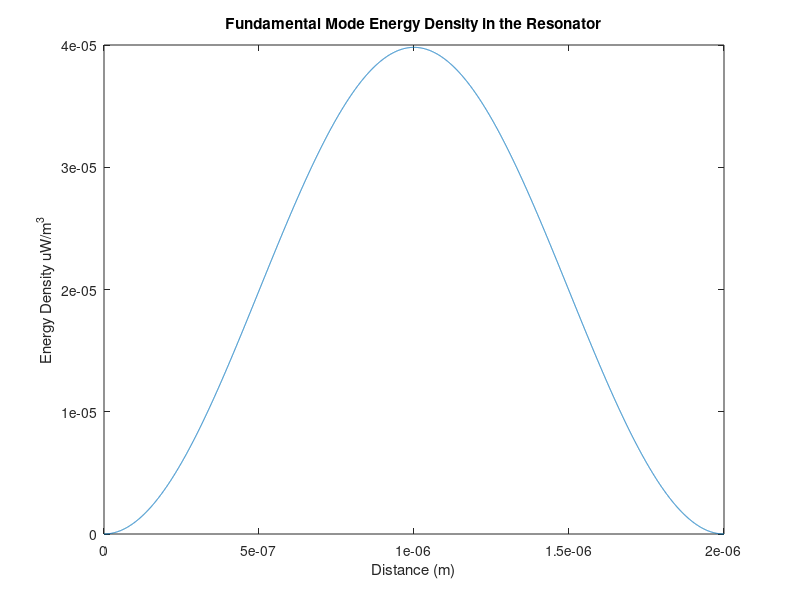
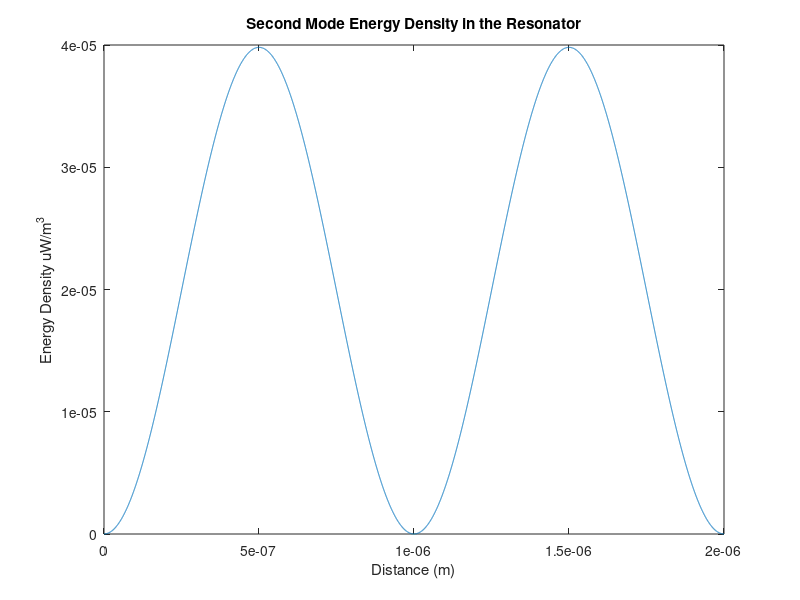

MATLAB code for these plots, in order:
%% Energy Density Propagation in a Resonator
clear;
clc;

%% First Mode

%Instantiating the known variables
Eo = 10^3;
L = 2*10^-6;
n = 1.5;
N = 1;
z = 0:L/10000:L;
u = 4*pi*10^-7;
t = 0;
c = 3*10^8;
e = n^2*8.85*10^-12;

%Finding Wavelength and Wave Number
Lamda = 2*n*L/N;
k = n*2*pi/Lamda;
w = c*k/n;

%Finding Time Averaged Electric Field
E_forward = Eo*exp(1j*w*t)*exp(-1j*k*z);
E_backward = -Eo*exp(1j*w*t)*exp(1j*k*z);
%E_time_averaged = 1/2*real(abs(E_forward).^2) + 1/2*real(abs(E_backward).^2) + 1/2*real(E_forward.*conj(E_backward) + E_backward.*conj(E_forward));
E = E_forward + E_backward;

%Finding Time Averaged Magnetic Field
Ho = k*Eo/(w*u);
H_forward = -Ho*exp(1j*w*t)*exp(-1j*k*z);
H_backward = Ho*exp(1j*w*t)*exp(1j*k*z);
%H_time_averaged = 1/2*real(abs(H_forward).^2) + 1/2*real(abs(H_backward).^2) + 1/2*real(H_forward.*conj(H_backward) + H_backward.*conj(H_forward));
H = H_forward + H_backward;

energy = 1/4*real(e*E.*conj(E)+u*H.*conj(H));
figure(1)
plot(z,energy);
title('Fundamental Mode Energy Density in the Resonator');
xlabel('Distance (m)')
ylabel('Energy Density uW/m^3')

print -dtiff FundamentalEnergyDensityplot.tif;

%% Second Mode

N = 2;

Lamda = 2*n*L/N;
k = n*2*pi/Lamda;
w = c*k/n;

%Finding Time Averaged Electric Field
E_forward = Eo*exp(1j*w*t)*exp(-1j*k*z);
E_backward = -Eo*exp(1j*w*t)*exp(1j*k*z);
%E_time_averaged = 1/2*real(abs(E_forward).^2) + 1/2*real(abs(E_backward).^2) + 1/2*real(E_forward.*conj(E_backward) + E_backward.*conj(E_forward));
E = E_forward + E_backward;

%Finding Time Averaged Magnetic Field
Ho = k*Eo/(w*u);
H_forward = -Ho*exp(1j*w*t)*exp(-1j*k*z);
H_backward = Ho*exp(1j*w*t)*exp(1j*k*z);
%H_time_averaged = 1/2*real(abs(H_forward).^2) + 1/2*real(abs(H_backward).^2) + 1/2*real(H_forward.*conj(H_backward) + H_backward.*conj(H_forward));
H = H_forward + H_backward;

energy = 1/4*real(e*E.*conj(E)+u*H.*conj(H));
figure(2)
plot(z,energy);
title('Second Mode Energy Density in the Resonator');
xlabel('Distance (m)')
ylabel('Energy Density uW/m^3')

print -dtiff SecondModeEnergyDensityplot.tif;